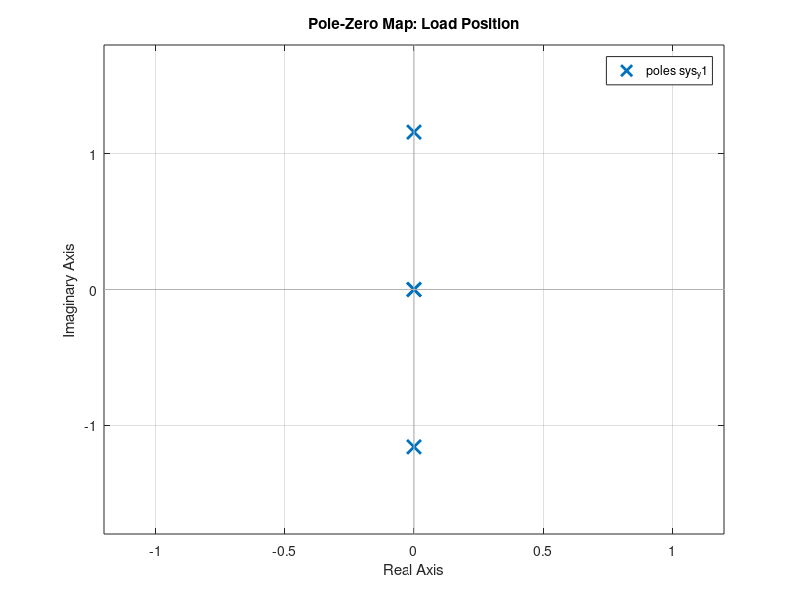
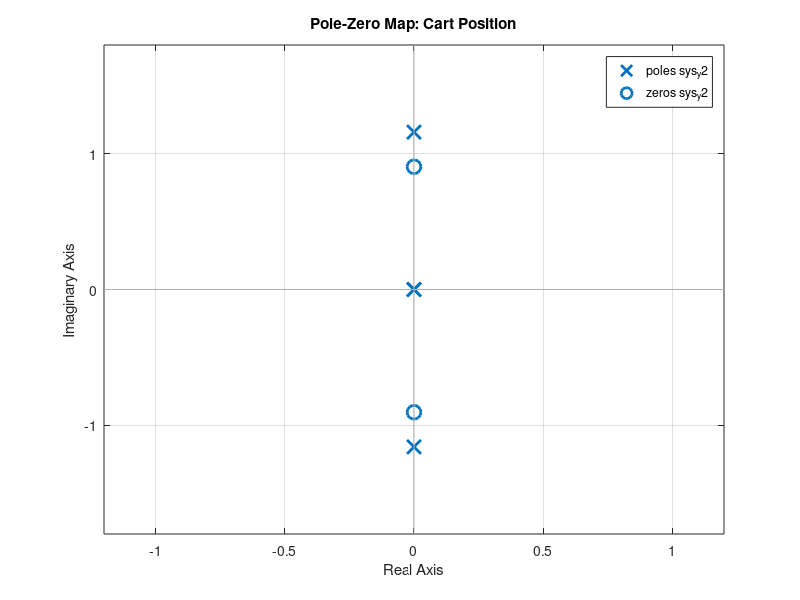
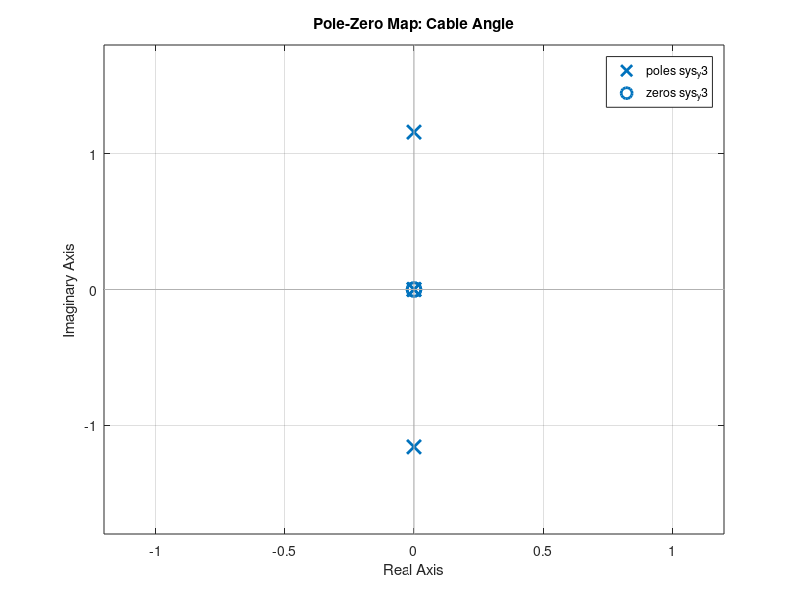

Source code (MATLAB) for these figures, in order: (Note: this script raises an error after producing the figures.)
%% 03_transfer_function_analysis.m
% Transfer function and pole-zero analysis

clear; clc; close all;

% Parameters
U = 4; V = 5; W = 6; Xc = 7; Y = 8; Z = 9;
M = 100 * (5 + Z);
m = 100 * (1 + Y);
L = 5 + Xc;
g = 9.8;

% Linearized matrices
b2 = 1 / M;
b3 = -g * (M + m) / (L * M);
b4 = -1 / (L * M);

A = [0 1 0 0;
     0 0 m*g/M 0;
     0 0 0 1;
     0 0 b3 0];
B = [0; b2; 0; b4];

% Output definitions
C1 = [1 0 L 0];   % Load position y = x1 + L*phi
C2 = [1 0 0 0];   % Cart position
C3 = [0 0 1 0];   % Cable angle
D = 0;

sys_y1 = ss(A, B, C1, D);
sys_y2 = ss(A, B, C2, D);
sys_y3 = ss(A, B, C3, D);

G_y1 = tf(sys_y1);
G_y2 = tf(sys_y2);
G_y3 = tf(sys_y3);

disp('Transfer Function for y1 - Load Position:'); disp(G_y1);
disp('Transfer Function for y2 - Cart Position:'); disp(G_y2);
disp('Transfer Function for y3 - Cable Angle:'); disp(G_y3);

figure; pzmap(sys_y1); title('Pole-Zero Map: Load Position'); grid on;
figure; pzmap(sys_y2); title('Pole-Zero Map: Cart Position'); grid on;
figure; pzmap(sys_y3); title('Pole-Zero Map: Cable Angle'); grid on;

poles_y1 = pole(sys_y1);
poles_y2 = pole(sys_y2);
poles_y3 = pole(sys_y3);

disp('Poles for y1:'); disp(poles_y1);
disp('Poles for y2:'); disp(poles_y2);
disp('Poles for y3:'); disp(poles_y3);

disp(['Is y1 asymptotically stable? ', string(all(real(poles_y1) < 0))]);
disp(['Is y2 asymptotically stable? ', string(all(real(poles_y2) < 0))]);
disp(['Is y3 asymptotically stable? ', string(all(real(poles_y3) < 0))]);
